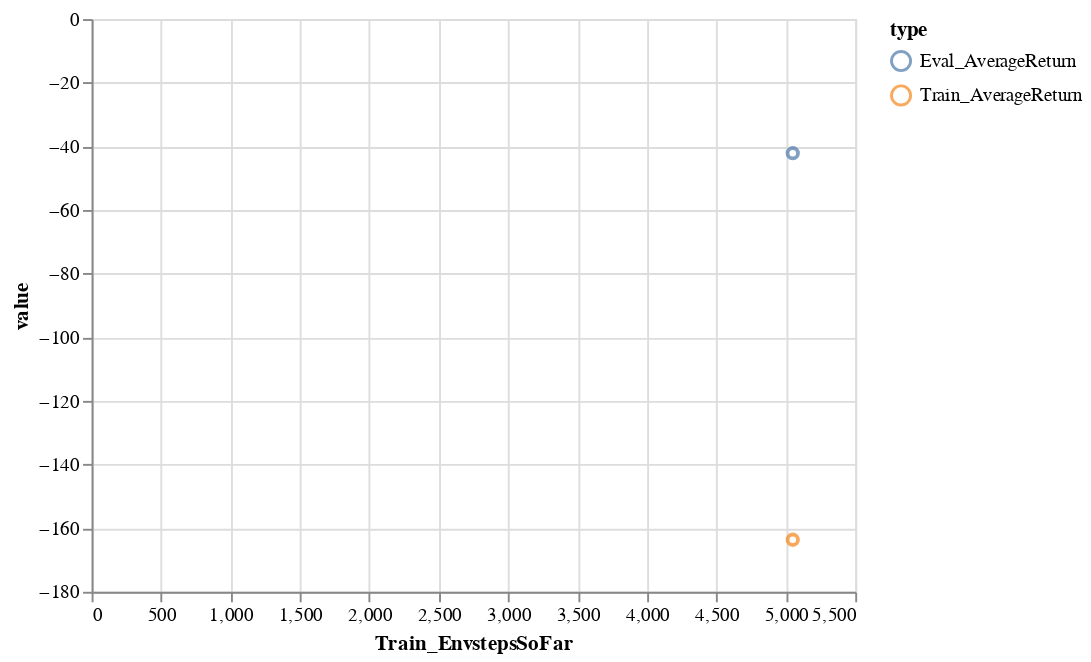

This figure's notebook cell:
### Code cell
chart = alt.Chart(df_q2).mark_point().encode(
    x=xtag,
    y='value:Q',
    color='type:N'
)
chart

### Figure 1 — Vega-Lite specification as saved in the notebook (floating-point values rounded to 4 significant figures)
{"config": {"view": {"continuousWidth": 400, "continuousHeight": 300}}, "data": {"name": "data-d17d6a86cde1d4631996809091c18cd0"}, "mark": "point", "encoding": {"color": {"field": "type", "type": "nominal"}, "x": {"field": "Train_EnvstepsSoFar", "type": "quantitative"}, "y": {"field": "value", "type": "quantitative"}}, "$schema": "https://vega.github.io/schema/vega-lite/v4.17.0.json", "datasets": {"data-d17d6a86cde1d4631996809091c18cd0": [{"type": "Train_AverageReturn", "value": -163.6, "Train_EnvstepsSoFar": 5050}, {"type": "Eval_AverageReturn", "value": -42.15, "Train_EnvstepsSoFar": 5050}]}}
